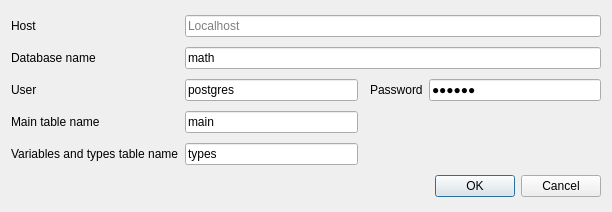
<?xml version="1.0" encoding="UTF-8"?>
<ui version="4.0">
 <class>CNewProjectDialog</class>
 <widget class="QDialog" name="CNewProjectDialog">
  <property name="geometry">
   <rect>
    <x>0</x>
    <y>0</y>
    <width>612</width>
    <height>212</height>
   </rect>
  </property>
  <property name="windowTitle">
   <string>Dialog</string>
  </property>
  <layout class="QGridLayout" name="gridLayout">
   <item row="6" column="1">
    <widget class="QLineEdit" name="lineEditVariablesTypesTableName">
     <property name="text">
      <string>types</string>
     </property>
    </widget>
   </item>
   <item row="2" column="1">
    <widget class="QLineEdit" name="lineEditUser">
     <property name="text">
      <string>postgres</string>
     </property>
    </widget>
   </item>
   <item row="5" column="1">
    <widget class="QLineEdit" name="lineEditMainTableName">
     <property name="text">
      <string>main</string>
     </property>
    </widget>
   </item>
   <item row="1" column="1" colspan="4">
    <widget class="QLineEdit" name="lineEditDatabaseName">
     <property name="text">
      <string>math</string>
     </property>
    </widget>
   </item>
   <item row="5" column="0">
    <widget class="QLabel" name="label_4">
     <property name="text">
      <string>Main table name</string>
     </property>
    </widget>
   </item>
   <item row="7" column="0" colspan="5">
    <widget class="QDialogButtonBox" name="buttonBox">
     <property name="orientation">
      <enum>Qt::Horizontal</enum>
     </property>
     <property name="standardButtons">
      <set>QDialogButtonBox::Cancel|QDialogButtonBox::Ok</set>
     </property>
    </widget>
   </item>
   <item row="6" column="0">
    <widget class="QLabel" name="label_5">
     <property name="text">
      <string>Variables and types table name</string>
     </property>
    </widget>
   </item>
   <item row="2" column="3">
    <widget class="QLabel" name="label_3">
     <property name="text">
      <string>Password</string>
     </property>
    </widget>
   </item>
   <item row="2" column="4">
    <widget class="QLineEdit" name="lineEditPassword">
     <property name="inputMask">
      <string/>
     </property>
     <property name="text">
      <string>docker</string>
     </property>
     <property name="echoMode">
      <enum>QLineEdit::Password</enum>
     </property>
    </widget>
   </item>
   <item row="1" column="0">
    <widget class="QLabel" name="label">
     <property name="text">
      <string>Database name</string>
     </property>
    </widget>
   </item>
   <item row="2" column="0">
    <widget class="QLabel" name="label_2">
     <property name="text">
      <string>User</string>
     </property>
    </widget>
   </item>
   <item row="0" column="0">
    <widget class="QLabel" name="label_6">
     <property name="text">
      <string>Host</string>
     </property>
    </widget>
   </item>
   <item row="0" column="1" colspan="4">
    <widget class="QLineEdit" name="lineEditHost">
     <property name="readOnly">
      <bool>true</bool>
     </property>
     <property name="placeholderText">
      <string>Localhost</string>
     </property>
    </widget>
   </item>
  </layout>
 </widget>
 <resources/>
 <connections>
  <connection>
   <sender>buttonBox</sender>
   <signal>accepted()</signal>
   <receiver>CNewProjectDialog</receiver>
   <slot>accept()</slot>
   <hints>
    <hint type="sourcelabel">
     <x>248</x>
     <y>254</y>
    </hint>
    <hint type="destinationlabel">
     <x>157</x>
     <y>274</y>
    </hint>
   </hints>
  </connection>
  <connection>
   <sender>buttonBox</sender>
   <signal>rejected()</signal>
   <receiver>CNewProjectDialog</receiver>
   <slot>reject()</slot>
   <hints>
    <hint type="sourcelabel">
     <x>316</x>
     <y>260</y>
    </hint>
    <hint type="destinationlabel">
     <x>286</x>
     <y>274</y>
    </hint>
   </hints>
  </connection>
 </connections>
</ui>
